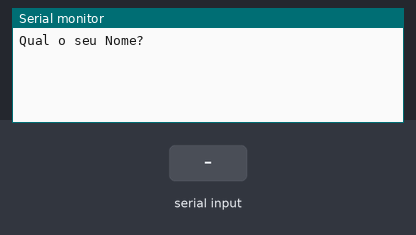
Recording of a sketch running on a simulated Arduino Uno, built with avr-gcc and run on an emulated ATmega328P. Parts: the last lines printed to the serial monitor. Inputs (shaded band) come from the test bench.

Above: at 1.2 s.
1.3 s: "90,45,200\n" received over Serial
At 2.8 s:
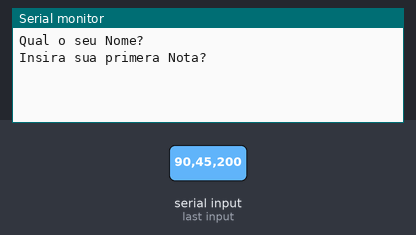
3.8 s: "30,150,10\n" received over Serial
At 5.7 s:
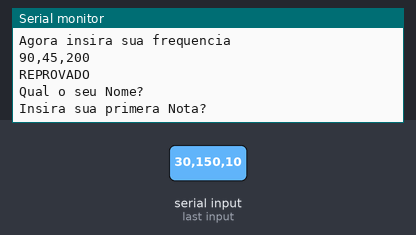

The sketch:

Frequencia_e_Media_do_Aluno.ino
```cpp
/*Calcule a média entre DUAS notas.
Verifique se o aluno foi APROVADO.
Aprovado se média é MAIOR OU IGUAL A 6 e SE A frequência É MAIOR OU IGUAL 75%.
Caso contrário, exiba se foi reprovado por nota
Exiba se foi REPROVADO por frequência.
Exiba se foi REPROVADO

frequência e média da nota .
Se a média for exatamente 10, exiba: "Parabéns! Nota máxima!".
*/

float nt =0 , nt2 = 0 ;
int fre = 0;
String nome = "";

void setup()
{
  Serial.begin(9600);
}

void loop()
{

  Serial.println("Qual o seu Nome?");
  while(! Serial.available());
  nome = Serial.readString ();

   Serial.println("Insira sua primera Nota?");
  while(! Serial.available());
  nt = Serial.parseFloat ();


  Serial.println("Insira sua Segunda Nota?");
  while(! Serial.available());
  nt2 = Serial.parseFloat ();


   Serial.println("Agora insira sua frequencia");
  while(! Serial.available());
  fre = Serial.parseInt ();

  float md = (nt+nt2) /2 ;

  Serial.println("" + nome);

    if (md >= 6 && md <=9 && fre >=75 ) {
    Serial.println("Aprovado!");
  }else if(md < 6 && fre >= 75){
    Serial.println( "REPROVADO POR NOTA!");
  }else if(md >=6 && md <=10 && fre < 75 ){
      Serial.println("REPROVADO POR FALTA!");
    }else if(md >= 10 && fre == 100){
    Serial.println("Parabens! Nota maxima!");
    }else{
      Serial.println("REPROVADO");
    }


}
    
```

Measured:
- after the input at 1.3 s, the serial monitor: prints a new line after 1.0 s (image 1)
- after the input at 3.8 s, the serial monitor: prints a new line at once (image 2)
